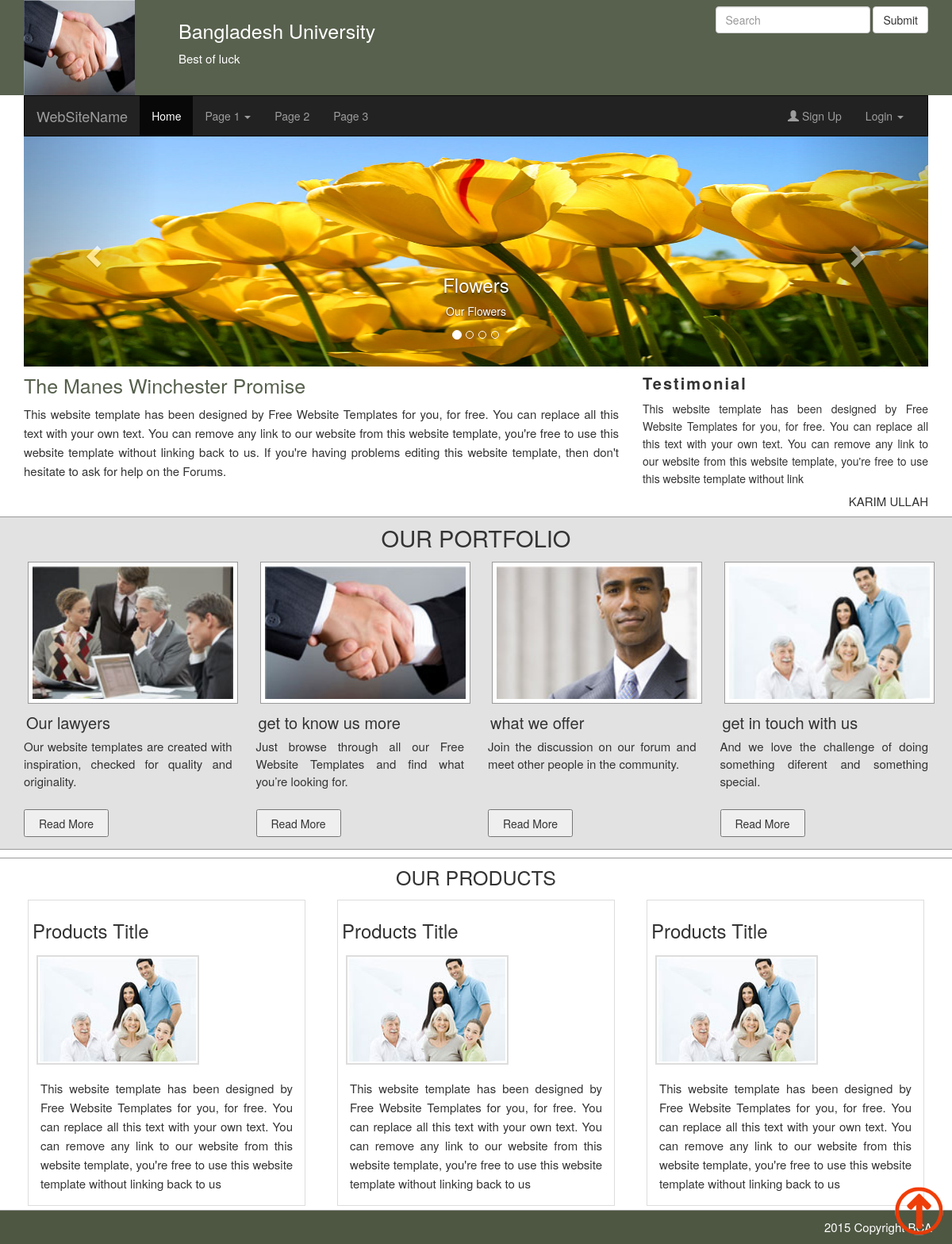
/, run on an earlier commit of the app's database.
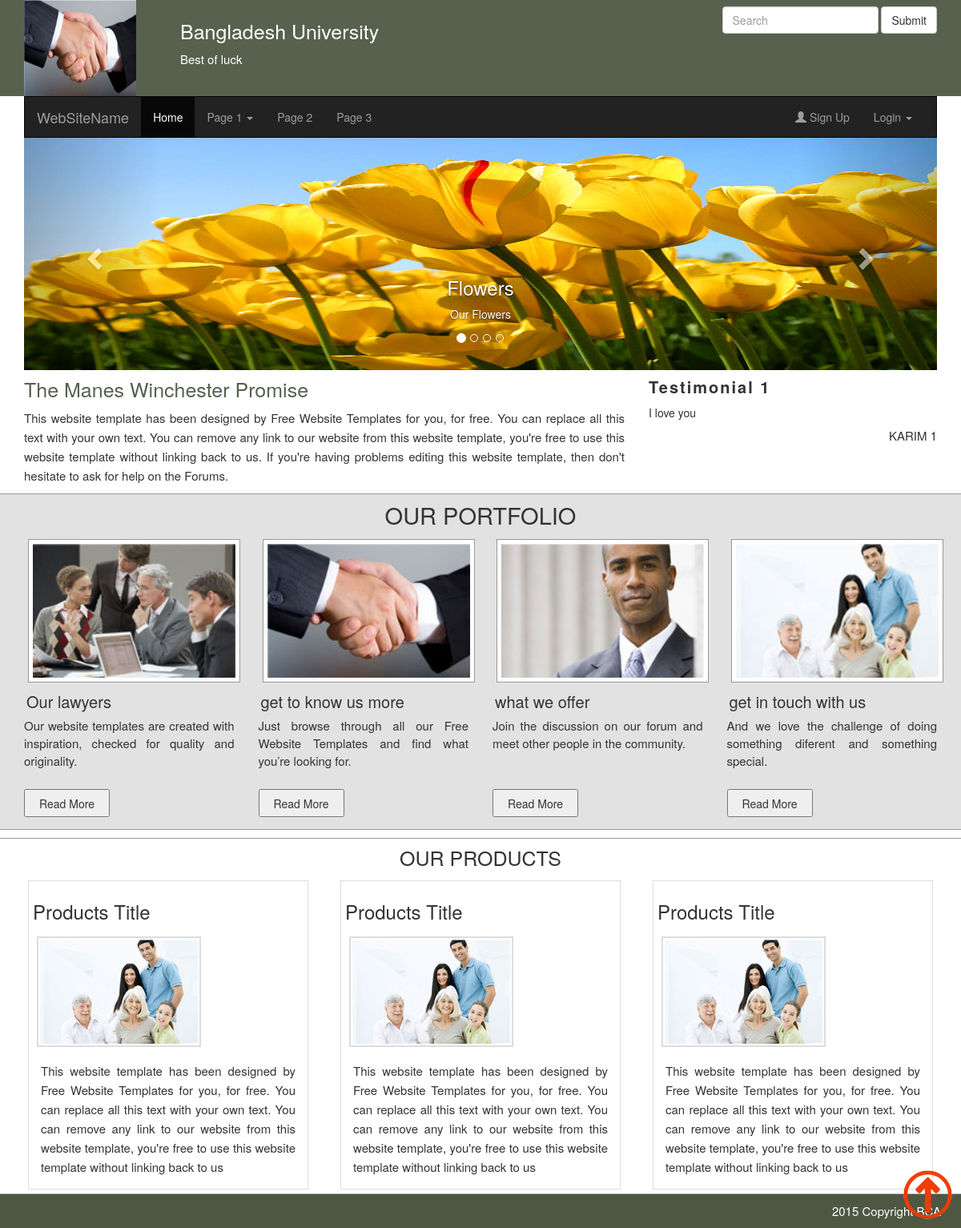
And on a later commit of the database.
### tables this page shows
CREATE TABLE `settings` (
  `id` int(15) NOT NULL,
  `versityname` varchar(255) NOT NULL,
  `title` varchar(225) NOT NULL,
  `logo` varchar(250) NOT NULL,
  `enable` int(2) NOT NULL,
  `created` date DEFAULT NULL,
  `updated` date DEFAULT NULL,
  `deleted` date DEFAULT NULL
);

CREATE TABLE `sliders` (
  `slider_id` int(15) NOT NULL,
  `shortname` varchar(255) NOT NULL,
  `title` varchar(255) NOT NULL,
  `slider` varchar(255) NOT NULL,
  `created` date DEFAULT NULL,
  `updated` date DEFAULT NULL,
  `deleted` date DEFAULT NULL
);

CREATE TABLE `testimonial` (
  `testimonial_id` int(15) NOT NULL,
  `title` varchar(255) NOT NULL,
  `description` varchar(255) NOT NULL,
  `name` varchar(255) NOT NULL,
  `created` date DEFAULT NULL,
  `updated` date DEFAULT NULL,
  `deleted` date DEFAULT NULL
);

CREATE TABLE `copyright` (
  `id` int(15) NOT NULL,
  `copyright` varchar(255) NOT NULL,
  `orgname` varchar(255) NOT NULL,
  `created` date DEFAULT NULL,
  `updated` date DEFAULT NULL,
  `deleted` date DEFAULT NULL
);

### application/controllers/Frontpage.php (called while the page is built, shortened)
<?php
class Frontpage extends CI_Controller {
    public $baseurl;
    public function __construct() {
        $this->baseurl = $this->config->item('base_url');
        $this->load->model('Frontpagemodel');
        $this->load->model('Dashboardmodel');
    }
    public function index() {
        $data['baseurl'] = $this->baseurl;
        $this->load->model('Frontpagemodel');
        $data['allsettings'] = $this->Frontpagemodel->getlogoSlogan();
        $data['allcopyright'] = $this->Frontpagemodel->getCopyright();
        $data['allslider'] = $this->Frontpagemodel->getSliders();
        $data['alltestimonial'] = $this->Frontpagemodel->getTestimonials();
        $this->load->view('header', $data);
        $this->load->view('menusection', $data);
        $this->load->view('slider', $data);
        $this->load->view('index', $data);
        $this->load->view('footer', $data);
    }
}

### index.php (called while the page is built, shortened)
<?php
require_once BASEPATH.'core/CodeIgniter.php';

### application/models/Frontpagemodel.php (called while the page is built, shortened)
<?php
class Frontpagemodel extends CI_Model {
    public function getlogoSlogan() {
        $query = $this->db->get_where('settings', array('enable' => 1));
        return $query->result();
    }
    public function getCopyright() {
        $query = $this->db->limit(1)->order_by('id', 'desc')->get('copyright');
        return $query->result();
    }
    public function getSliders() {
        $query = $this->db->get('sliders');
        return $query->result();
    }
    public function getTestimonials() {
        $query = $this->db->limit(1)->order_by('testimonial_id', 'desc')->get('testimonial');
        return $query->result();
    }
}

### application/views/slider.php (the view, shortened to what this page needs)
<section class="slidersection">
    <div class="container">
        <div id="myCarousel" class="carousel slide" data-ride="carousel">
            <ol class="carousel-indicators">
                <li data-target="#myCarousel" data-slide-to="0" class="active"></li>
                <li data-target="#myCarousel" data-slide-to="1"></li>
                <li data-target="#myCarousel" data-slide-to="2"></li>
                <li data-target="#myCarousel" data-slide-to="3"></li>
            </ol>
            <div class="carousel-inner" role="listbox">
                <?php
                foreach ($allslider as $single):
                    ?>
                    <div class="item">
                        <img src="<?php echo $baseurl; ?>uploads/sliders/<?php echo $single->slider; ?> ">
                        <div class="carousel-caption">
                            <h3><?php echo $single->shortname; ?></h3>
                            <p><?php echo $single->title; ?></p>
                        </div>
                    </div>
                    <?php
                endforeach;
                ?>
            </div>
            <a class="left carousel-control" href="#myCarousel" role="button" data-slide="prev">
                <span class="glyphicon glyphicon-chevron-left" aria-hidden="true"></span>
            </a>
            <a class="right carousel-control" href="#myCarousel" role="button" data-slide="next">
                <span class="glyphicon glyphicon-chevron-right" aria-hidden="true"></span>
            </a>
        </div>
    </div>
</section>

### application/views/header.php (shortened to what this page needs)
<!DOCTYPE html>
<html>
    <head>
        <link rel="stylesheet" href="<?php echo $baseurl; ?>asset/css/bootstrap.min.css">
        <link rel="stylesheet" href="<?php echo $baseurl; ?>asset/css/style.css">
    </head>
    <body>
        <header class="headersection">
            <div class="container">
                <div class="row">
                    <div class="col-md-2">
                        <div class="logosection">
                            <a href="<?php echo $baseurl;?>">
                               <?php if($allsettings){?>
                                <img src="<?php echo $baseurl; ?>uploads/logo/<?php echo $allsettings[0]->logo; ?>" alt="Logo">
                                <?php
                                } else { ?>
                                <img src="<?php echo $baseurl; ?>asset/images/logo.png">
                                <?php
                                }
                                ?>
                            </a>
                        </div>
                    </div>
                    <div class="col-md-6">
                        <div class="slogan">
                            <?php if($allsettings){ ?>
                            <h4><?php echo $allsettings[0]->versityname; ?></h4>
                            <p><?php echo $allsettings[0]->title; ?></p>
                            <?php
                            }else {?>
                            <h4>School Name</h4>
                            <p>School Title</p>
                            <?php } ?>
                        </div>
                    </div>
                    <div class="col-md-4">
                        <div class="search">
                            <form class="navbar-form navbar-right">
                                <div class="form-group">
                                    <input type="text" class="form-control" placeholder="Search">
                                </div>
                                <button type="submit" class="btn btn-default">Submit</button>
                            </form>
                        </div>
                    </div>
                </div>
            </div>
        </header>

### application/views/menusection.php (shortened to what this page needs)
<section class="menusection">
    <div class="container">
        <nav class="navbar navbar-inverse menuoption">
            <div class="container-fluid">
                <div class="navbar-header">
                    <a class="navbar-brand" href="#">WebSiteName</a>
                </div>
                <div class="collapse navbar-collapse" id="myNavbar">
                    <ul class="nav navbar-nav">
                        <li class="active"><a href="#">Home</a></li>
                        <li class="dropdown">
                            <a class="dropdown-toggle" data-toggle="dropdown" href="#">Page 1 <span class="caret"></span></a>
                        </li>
                        <li><a href="#">Page 2</a></li>
                        <li><a href="#">Page 3</a></li>
                    </ul>
                    <ul class="nav navbar-nav navbar-right">
                        <li><a href="#"><span class="glyphicon glyphicon-user"></span> Sign Up</a></li>
                        <li class="dropdown">
                            <a class="dropdown-toggle" data-toggle="dropdown" href="#">Login <span class="caret"></span></a>
                        </li>
                    </ul>
                </div>
            </div>
        </nav>
    </div>
</section>

### application/views/index.php
<section class="postsection">
    <div class="container">
        <div class="postandtestimonial">
            <div class="row">
                <div class="col-md-8">
                    <div class="samepost">
                        <h3>The Manes Winchester Promise</h3>
                        <p>
                            This website template has been designed by Free Website Templates for you, for free. You can replace all this text with your own text. You can remove any link to our website from this website template, you're free to use this website template without linking back to us. If you're having problems editing this website template, then don't hesitate to ask for help on the Forums.
                        </p>
                    </div>
                </div>
                <div class="col-md-4">
                    <div class="tesitmonial">
                        <h2><?php echo $alltestimonial[0]->title;?></h2>
                        <p>
                            <?php echo $alltestimonial[0]->description;?>
                        </p>
                        <h4><?php echo $alltestimonial[0]->name;?></h4>
                    </div>
                </div>
            </div>
        </div>
    </div>
</section>
<section class="portfoliosection">
    <div class="container">
        <h2>Our Portfolio</h2>
        <div class="row">
            <div class="col-md-3">
                <div class="sameportfolio">
                    <img src="<?php echo $baseurl; ?>/asset/images/meeting.jpg" alt="Portfolio">
                    <h4>Our lawyers</h4>
                    <p>
                        Our website templates are created with inspiration, checked for quality and originality.
                    </p>
                    <button>Read More</button>
                </div>
            </div>
            <div class="col-md-3">
                <div class="sameportfolio">
                    <img src="<?php echo $baseurl; ?>/asset/images/handshake.jpg" alt="Portfolio">
                    <h4>get to know us more</h4>
                    <p>
                        Just browse through all our Free Website Templates and ﬁnd what you’re looking for.
                    </p>
                    <button>Read More</button>
                </div>
            </div>
            <div class="col-md-3">
                <div class="sameportfolio">
                    <img src="<?php echo $baseurl; ?>/asset/images/smile.jpg" alt="Portfolio">
                    <h4>what we offer</h4>
                    <p>
                        Join the discussion on our forum and meet other people in the community.
                    </p>
                    <button>Read More</button>
                </div>
            </div>
            <div class="sameportfolio">
                <div class="col-md-3">
                    <img src="<?php echo $baseurl; ?>/asset/images/family-small.jpg" alt="Portfolio">
                    <h4>get in touch with us</h4>
                    <p>
                        And we love the challenge of doing something diferent and something special.
                    </p>
                    <button>Read More</button>
                </div>
            </div>
        </div>
    </div>
</section>
<section class="productsection">
    <div class="container">
        <h2>Our Products</h2>
        <div class="row">
            <div class="col-md-4">
                <div class="sameproducts">
                    <h3>Products Title</h3>
                    <img src="<?php echo $baseurl; ?>/asset/images/family-small.jpg" alt="Products">
                    <p>
                        This website template has been designed by Free Website Templates for you, for free. You can replace all this text with your own text. You can remove any link to our website from this website template, you're free to use this website template without linking back to us
                    </p>
                </div>
            </div>
            <div class="col-md-4">
                <div class="sameproducts">
                    <h3>Products Title</h3>
                    <img src="<?php echo $baseurl; ?>/asset/images/family-small.jpg" alt="Products">
                    <p>
                        This website template has been designed by Free Website Templates for you, for free. You can replace all this text with your own text. You can remove any link to our website from this website template, you're free to use this website template without linking back to us
                    </p>
                </div>
            </div>
            <div class="col-md-4">
                <div class="sameproducts">
                    <h3>Products Title</h3>
                    <img src="<?php echo $baseurl; ?>/asset/images/family-small.jpg" alt="Products">
                    <p>
                        This website template has been designed by Free Website Templates for you, for free. You can replace all this text with your own text. You can remove any link to our website from this website template, you're free to use this website template without linking back to us
                    </p>
                </div>
            </div>
        </div>
    </div>
</section>

### application/views/footer.php (shortened to what this page needs)
<footer class="footersection">
    <div class="container-fluid">
        <div class="row">
            <div class="col-md-6">
            </div>
            <div class="col-md-6">
                <div class="copyright">
                    <P><?php echo $allcopyright[0]->copyright . ' ' . $allcopyright[0]->orgname; ?> </P>
                </div>
            </div>
        </div>
        <div class="gototop"></div>
    </div>
</footer>
</body>
</html>

### asset/css/style.css (style rules this page uses)
.headersection { background: #58614E; }
.logosection img { height: 120px; width: 140px; float: left; margin: 0px; padding: 0px; }
.slogan h4 { color: #fff; font-size: 25px; margin-top: 25px; }
.slogan p { color: #fff; font-size: 15px; }
.menuoption { border-radius: 0px; }
.slidersection { margin-top: -20px; }
.samepost { min-height: 100px; text-align: justify; line-height: 24px; font-size: 15px; }
.samepost h3 { color: #57614E; margin: 10px 0px; font-size: 25px; }
.tesitmonial h2 { margin: 10px 0px; font-size: 20px; font-weight: bold; letter-spacing: 2px; }
.tesitmonial p { text-align: justify; font-size: 14px; line-height: 22px; }
.tesitmonial h4 { text-align: right; text-transform: uppercase; font-size: 15px; cursor: pointer; }
.portfoliosection { background: #E2E2E2; margin: 0px; border-top: 1px solid #999; min-height: 420px; border-bottom: 1px solid #999; }
.portfoliosection h2 { text-align: center; margin: 10px auto; font-size: 29px; text-transform: uppercase; }
.sameportfolio { min-height: 150px; }
.sameportfolio img { border: 1px solid #999; margin: 5px; background: #fff; padding: 5px; width: 265px; }
.sameportfolio h4 { margin: 8px 3px; font-size: 20px; }
.sameportfolio p { text-align: justify; font-size: 15px; line-height: 22px; min-height: 80px; }
.sameportfolio button { width: 107px; height: 35px; }
.productsection { min-height: 300px; border-top: 1px solid #999; border-bottom: 1px solid #999; margin-top: 10px; }
.productsection h2 { text-align: center; text-transform: uppercase; margin: 10px 0px; font-size: 25px; }
.sameproducts { min-height: 260px; border: 1px solid #ddd; padding: 5px; margin: 5px; }
.sameproducts img { border: 2px solid #ddd; padding: 2px; margin: 8px 5px; }
.sameproducts p { text-align: justify; margin: 5px; padding: 5px; line-height: 24px; font-size: 15px; }
.footersection { background: #4E5742 }
.gototop { background: url("../images/scroll-top.png") no-repeat scroll 0 0; bottom: 10px; right: 10px; position: fixed; cursor: pointer; width: 64px; height: 64px; }
.copyright p { font-size: 15px; color: #fff; float: right; margin: 10px 10px; }

### application/views/slider.php (style rules this page uses)
.carousel-inner > .item > img, .carousel-inner > .item > a > img { width: 100%; height: 290px; margin: auto; }

What changed in the data, as far as the page shows it:
changed testimonial: title "Testimonial" → "Testimonial 1"; description "This website template has been designed by Free Website Templates for you, for free. You can replace all this text with your own text. You can remove any link to our website from this website template, you're free to use this website template without link" → "I love you"; name "KARIM ULLAH" → "KARIM 1"
